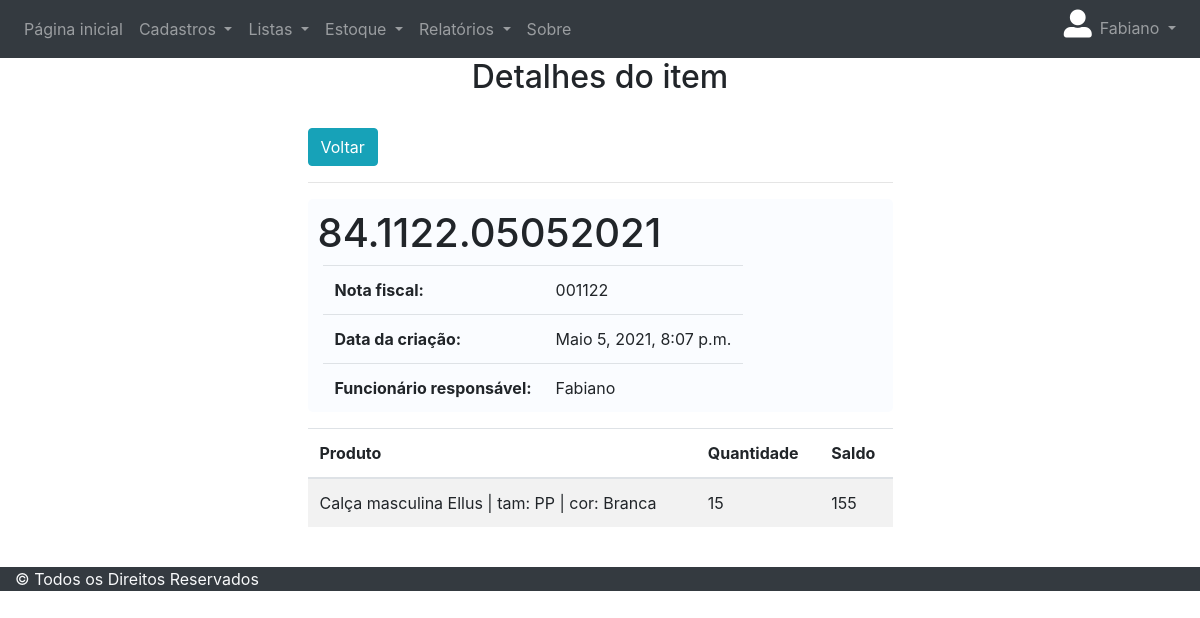
Page /item_detalhe/84/ (signed in) on the committed database.
### usuarios/models.py (models this page shows, shortened)
class Usuario(AbstractBaseUser, PermissionsMixin):
    nome_completo = models.CharField(
        max_length=255, verbose_name='Nome completo')
    cpf = models.CharField(max_length=14, verbose_name='CPF')
    username = models.CharField(
        max_length=50, unique=True, verbose_name="Nome de usuário")
    email = models.EmailField(verbose_name='email',
                              max_length=255, unique=True)
    telefone = models.CharField(max_length=15, verbose_name='Telefone')
    date_joined = models.DateTimeField(verbose_name="data de registro",
                                       auto_now=True)
    last_login = models.DateTimeField(
        verbose_name='ultimo login', auto_now=True)
    is_admin = models.BooleanField(default=False)
    is_active = models.BooleanField(default=True)
    is_staff = models.BooleanField(default=False)
    is_superuser = models.BooleanField(default=False)
    USERNAME_FIELD = 'username'
    EMAIL_FIELD = 'email'
    REQUIRED_FIELDS = ['email']
    objects = Administrador()
    def __str__(self):
        return self.username
    class meta:
        ordering = ('username',)

### estoque/models.py (models this page shows, shortened)
class TimeStampedModel(models.Model):
    created = models.DateTimeField(
        'criado em', auto_now=False, auto_now_add=True)
    modified = models.DateTimeField(
        'modificado em', auto_now=True, auto_now_add=False)
    class Meta:
        abstract = True

class Estoque(TimeStampedModel):
    funcionario = models.ForeignKey(
        Usuario, verbose_name="Usuário", on_delete=models.CASCADE)
    nf = models.PositiveIntegerField(
        null=False, blank=False, verbose_name='Nota Fiscal')
    movimento = models.CharField(max_length=1, choices=MOVIMENTO)
    class Meta:
        ordering = ('-created',)
    def __str__(self):
        return '{}.{}.{}'.format(self.pk, self.nf, self.created.strftime('%d%m%Y'))
    def nota_formatada(self):
        if self.nf:
            return str(self.nf).zfill(6)
        return '---'

class EstoqueItens(models.Model):
    estoque = models.ForeignKey(
        Estoque, on_delete=models.CASCADE, related_name='estoques')
    produto = models.ForeignKey(Produto, on_delete=models.CASCADE)
    quantidade = models.PositiveIntegerField()
    saldo = models.PositiveIntegerField()
    class Meta:
        ordering = ('pk',)

### cadastros/models.py (models this page shows, shortened)
class Produto(models.Model):
    nome_produto = models.CharField(
        max_length=50, verbose_name='Nome do produto')
    descricao_produto = models.CharField(
        max_length=255, verbose_name='Descrição do produto', blank=True)
    preco_unitario = models.DecimalField(
        max_digits=6, decimal_places=2, verbose_name='Preço unitário')
    quantidade_disponivel = models.PositiveIntegerField(
        verbose_name='Quantidade disponíve')
    tamanho_produto = models.ForeignKey(
        TamanhoProduto, verbose_name="Tamanho do produto", on_delete=models.CASCADE)
    cor_produto = models.ForeignKey(
        CorProduto, verbose_name="Cor do produto", on_delete=models.CASCADE)
    def __str__(self):
        return "{} | tam: {} | cor: {}".format(self.nome_produto, self.tamanho_produto, self.cor_produto)

class TamanhoProduto(models.Model):
    tamanho_produto = models.CharField(
        max_length=50, verbose_name='Tamanho do produto', unique=True)
    def __str__(self):
        return "{}".format(self.tamanho_produto)

class CorProduto(models.Model):
    cor_produto = models.CharField(
        max_length=50, verbose_name='Cor do produto', unique=True)
    class Meta:
        ordering = ['cor_produto']
    def __str__(self):
        return "{}".format(self.cor_produto)

### estoque/views.py (the view)
# urls.py: path('item_detalhe/<int:pk>/', estoque_entrada_detalhes, name='detalhar-itens'),
def estoque_entrada_detalhes(request, pk):
    obj = Estoque.objects.get(pk=pk)
    template_name = 'estoque_entrada_detalhes.html'
    context = {'object': obj}
    return render(request, template_name, context)

### estoque/templates/estoque_entrada_detalhes.html (shortened to what this page needs)
{% extends 'paginas/modelo.html' %}
{% load static %}
{% block conteudo %}
<h2 align="center">Detalhes do item</h2>
<container class="container container-fluid">
    <div class="row">
        <div class="class col-sm-3"></div>
        <div class="col col-sm-6">
            <a href="{% url 'estoque_entrada_list' %}" class="btn btn-info">Voltar</a>
            <hr>
            <h1 style="margin-left: 10px; margin-top: 10px;" class="float-left">
                {{object}}
            </h1>
            <div class="container" style="background-color: #FAFCFF; border-radius: 5px;">
                <table class="table table-user-information table-responsive">
                    <tbody>
                        <tr>
                            <th>Nota fiscal: </th>
                            <td>{{object.nota_formatada}}</td>
                        </tr>
                        <tr>
                            <th>Data da criação: </th>
                            <td>{{object.created}}</td>
                        </tr>
                        <tr>
                            <th>Funcionário responsável: </th>
                            <td>{{object.funcionario}}</td>
                        </tr>
                    </tbody>
                </table>
            </div>
            <table class="table table-striped">
                <thead>
                    <tr>
                        <th>Produto</th>
                        <th>Quantidade</th>
                        <th>Saldo</th>
                    </tr>
                </thead>
                <tbody>
                    {% for obj in object.estoques.all %}
                    <tr>
                        <td>{{obj.produto}}</td>
                        <td>{{obj.quantidade}}</td>
                        <td>{{obj.saldo}}</td>
                    </tr>
                    {% endfor %}
                </tbody>
            </table>
        </div>
    </div>
</container>
{% endblock conteudo %}

### paginas/templates/paginas/modelo.html (shortened to what this page needs)
{% load static %}
<!DOCTYPE HTML>
<html lang="”pt-br”">
<head>
    <link rel="stylesheet" href="{% static 'css/style.css' %}">
    <link rel="stylesheet" href="https://maxcdn.bootstrapcdn.com/bootstrap/4.5.2/css/bootstrap.min.css">
    <link rel="stylesheet" href="https://cdnjs.cloudflare.com/ajax/libs/font-awesome/5.15.2/css/all.min.css"
 />
    <link rel="stylesheet" type="text/css" href="https://cdn.datatables.net/v/bs4/dt-1.10.24/datatables.min.css" />
    <link href="https://cdnjs.cloudflare.com/ajax/libs/select2/4.0.6-rc.0/css/select2.min.css" rel="stylesheet" />
</head>
<body>
    {% block menu %}
    <nav class="navbar  navbar-expand-sm bg-dark navbar-dark navbar-fixed-top"
        style="position: relative; z-index: 999;">
        <div class="collapse navbar-collapse" id="collapsibleNavbar">
            <ul class="navbar-nav">
                {% if request.user.is_authenticated %}
                <li class="nav-item">
                    <a class="nav-link" href="{% url 'inicio' %}">Página inicial</a>
                </li>
                {% endif%}
                {% if request.user.is_authenticated %}
                <li class="nav-item dropdown">
                    <a class="nav-link dropdown-toggle" href="#" id="Cadastros" data-toggle="dropdown">
                        Cadastros
                    </a>
                </li>
                {% endif %}
                {% if request.user.is_authenticated %}
                <li class="nav-item dropdown">
                    <a class="nav-link dropdown-toggle" href="#" id="Listas" data-toggle="dropdown">
                        Listas
                    </a>
                </li>
                {% endif %}
                {% if request.user.is_authenticated %}
                <li class="nav-item dropdown">
                    <a class="nav-link dropdown-toggle" href="#" id="Listas" data-toggle="dropdown">
                        Estoque
                    </a>
                </li>
                {% endif%}
                {% if request.user.is_authenticated %}
                <li class="nav-item dropdown">
                    <a class="nav-link dropdown-toggle" href="#" id="relatorio" data-toggle="dropdown">
                        Relatórios
                    </a>
                </li>
                {% endif %}
                <li class="nav-item">
                    <a class="nav-link" href="{% url 'sobre' %}">Sobre</a>
                </li>
            </ul>
        </div>
        {% if request.user.is_authenticated %}
        <ul class="nav navbar-nav navbar-right">
            <li class="nav-item">
                <h3>
                    <i class="fas fa-user-alt" style="color:white"></i>
                </h3 </li> <li>
            <li class="nav-item dropdown">
                <a class="nav-link dropdown-toggle" href="#" id="Listas" data-toggle="dropdown">
                    <span id="username">{{ request.user }}</span>
                </a>
            </li>
        </ul>
        {% endif %}
    </nav>
    {% endblock menu %}
    {% if request.user.is_authenticated %}
    {% block conteudo %}{% endblock conteudo %}
        {% endif %}
        {% if request.user.is_authenticated %}
        {% block rodape_nome %}
        <div class="bg-dark text-left container-fluid text-light">
            &copy; Todos os Direitos Reservados
        </div>
        {% endblock rodape_nome %}
        {% endif %}
</body>
</html>

### static/css/style.css (style rules this page uses)
body { background-color: #dddddd; }

### paginas/templates/paginas/modelo.html (style rules this page uses)
.navbar { position: sticky !important; top: 0 !important; }

### rows in the picture
Usuario: user "Fabiano"
Estoque: id+nf+created "84.1122.05052021", nota_formatada "001122", created "Maio 5, 2021, 8:07 p.m.", funcionario "Fabiano"
EstoqueItens: produto "Calça masculina Ellus | tam: PP | cor: Branca", quantidade "15", saldo "155"
